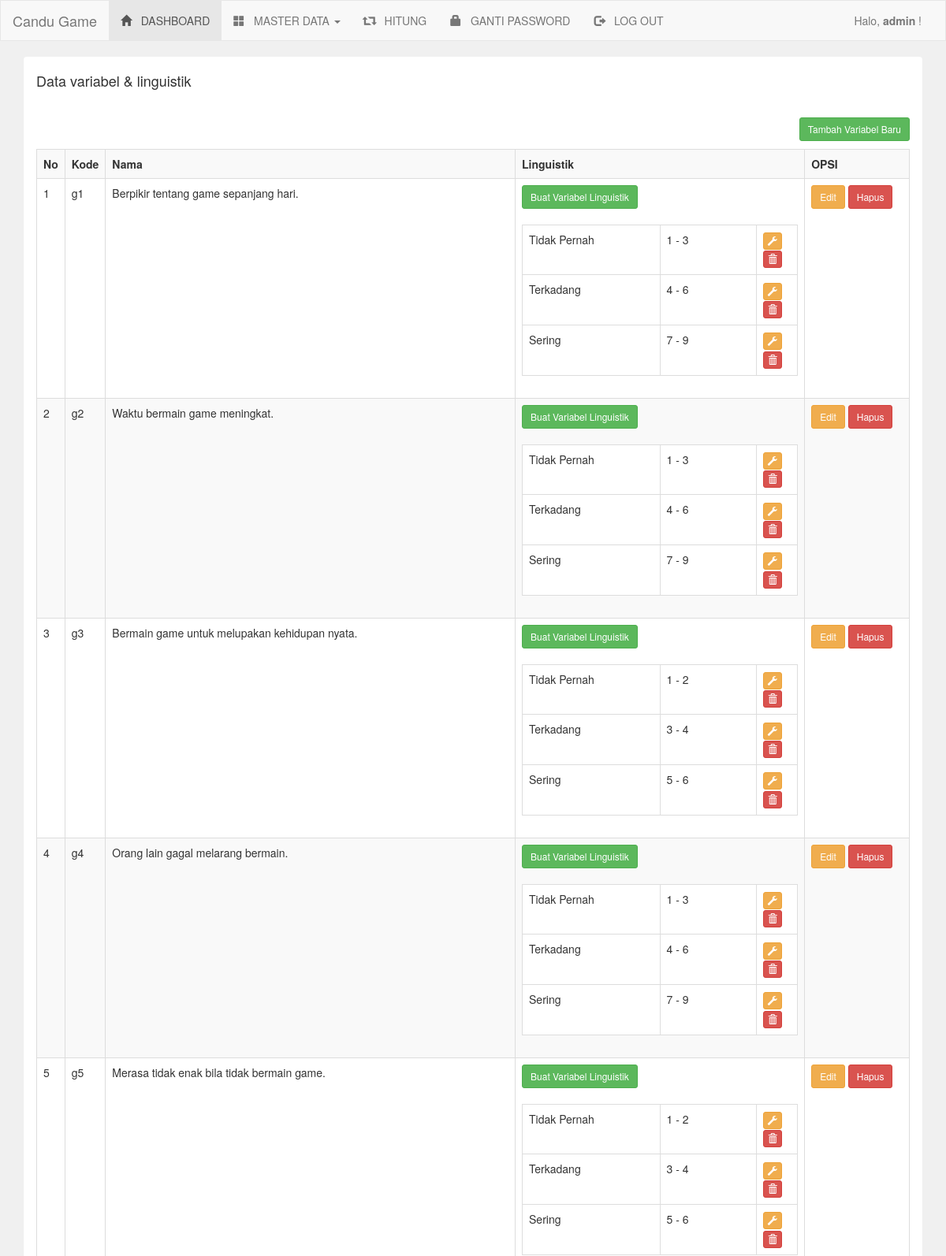
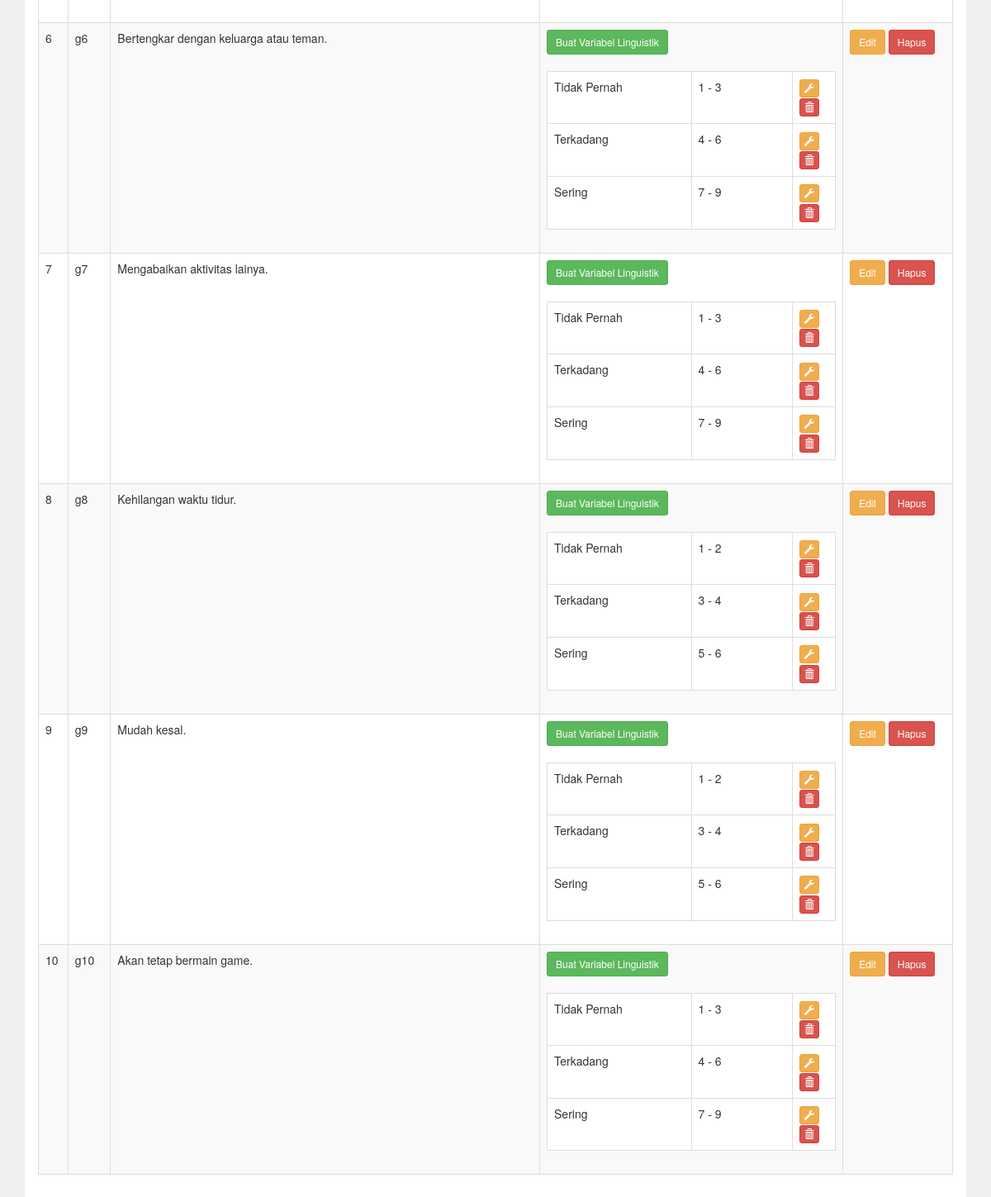
The page /admin/variabel.php (signed in) on the database its author committed (2 pictures, top to bottom).
### tables this page shows
CREATE TABLE `variabel` (
  `variabel_id` int(11) NOT NULL,
  `variabel_kode` varchar(255) NOT NULL,
  `variabel_nama` varchar(255) NOT NULL,
  `variabel_satuan` varchar(255) NOT NULL
);

CREATE TABLE `variabel_linguistik` (
  `vl_id` int(11) NOT NULL,
  `vl_variabel` int(11) NOT NULL,
  `vl_nama` varchar(255) NOT NULL,
  `vl_batas_awal` int(11) NOT NULL,
  `vl_batas_akhir` int(11) NOT NULL
);

### admin/variabel.php (the view)
<?php include 'header.php'; ?>
<div class="container">
	<div class="panel">
		<div class="panel-heading">
			<h4>Data variabel & linguistik</h4>
		</div>
		<div class="panel-body">
			<a href="variabel_tambah.php" class="btn btn-sm btn-success pull-right">Tambah Variabel Baru</a>
			<br/>
			<br/>
			<table class="table table-bordered table-striped">
				<tr>
					<th width="1%">No</th>
					<th width="1%">Kode</th>
					<th>Nama</th>
					<th>Linguistik</th>
					<th width="12%">OPSI</th>
				</tr>
				<?php
				include '../koneksi.php';
				$data = mysqli_query($koneksi,"select * from variabel");
				$no = 1;
				while($d=mysqli_fetch_array($data)){
					?>
					<tr>
						<td><?php echo $no++; ?></td>
						<td><?php echo $d['variabel_kode']; ?></td>
						<td><?php echo $d['variabel_nama']; ?> </td>
						<td>
							<a href="linguistik_tambah.php?variabel=<?php echo $d['variabel_id']; ?>" class="btn btn-sm btn-success">Buat Variabel Linguistik</a>
							<br/>
							<br/>
							<table class="table table-bordered">
								<?php
								$id_variabel = $d['variabel_id'];
								$linguistik = mysqli_query($koneksi,"select * from variabel_linguistik where vl_variabel='$id_variabel'");
								while($l=mysqli_fetch_array($linguistik)){
									?>
									<tr>
										<td width="50%"><?php echo $l['vl_nama']; ?></td>
										<td><?php echo $l['vl_batas_awal']; ?> - <?php echo $l['vl_batas_akhir']; ?></td>
										<td width="15%">
											<a href="linguistik_edit.php?variabel=<?php echo $d['variabel_id']; ?>&linguistik=<?php echo $l['vl_id']; ?>" class="btn btn-xs btn-warning"><i class="glyphicon glyphicon-wrench"></i></a>
											<a href="linguistik_hapus.php?linguistik=<?php echo $l['vl_id']; ?>" class="btn btn-xs btn-danger"><i class="glyphicon glyphicon-trash"></i></a>
										</td>
									</tr>
									<?php
								}
								?>
							</table>
						</td>
						<td>
							<a href="variabel_edit.php?id=<?php echo $d['variabel_id']; ?>" class="btn btn-sm btn-warning">Edit</a>
							<a href="variabel_hapus.php?id=<?php echo $d['variabel_id']; ?>" class="btn btn-sm btn-danger">Hapus</a>
						</td>
					</tr>
					<?php
				}
				?>
			</table>
		</div>
	</div>
</div>
<?php include 'footer.php'; ?>

### rows shown on the page
variabel: variabel_kode "g1", variabel_nama "Berpikir tentang game sepanjang hari."
variabel_linguistik: vl_nama "Tidak Pernah", vl_batas_awal "1", vl_batas_akhir "3"
variabel_linguistik: vl_nama "Terkadang", vl_batas_awal "4", vl_batas_akhir "6"
variabel_linguistik: vl_nama "Sering", vl_batas_awal "7", vl_batas_akhir "9"
variabel: variabel_kode "g2", variabel_nama "Waktu bermain game meningkat."
variabel_linguistik: vl_nama "Tidak Pernah", vl_batas_awal "1", vl_batas_akhir "3"
variabel_linguistik: vl_nama "Terkadang", vl_batas_awal "4", vl_batas_akhir "6"
variabel_linguistik: vl_nama "Sering", vl_batas_awal "7", vl_batas_akhir "9"
variabel: variabel_kode "g3", variabel_nama "Bermain game untuk melupakan kehidupan nyata."
variabel_linguistik: vl_nama "Tidak Pernah", vl_batas_awal "1", vl_batas_akhir "2"
variabel_linguistik: vl_nama "Terkadang", vl_batas_awal "3", vl_batas_akhir "4"
variabel_linguistik: vl_nama "Sering", vl_batas_awal "5", vl_batas_akhir "6"
variabel: variabel_kode "g4", variabel_nama "Orang lain gagal melarang bermain."
variabel_linguistik: vl_nama "Tidak Pernah", vl_batas_awal "1", vl_batas_akhir "3"
variabel_linguistik: vl_nama "Terkadang", vl_batas_awal "4", vl_batas_akhir "6"
variabel_linguistik: vl_nama "Sering", vl_batas_awal "7", vl_batas_akhir "9"
variabel: variabel_kode "g5", variabel_nama "Merasa tidak enak bila tidak bermain game."
variabel_linguistik: vl_nama "Tidak Pernah", vl_batas_awal "1", vl_batas_akhir "2"
variabel_linguistik: vl_nama "Terkadang", vl_batas_awal "3", vl_batas_akhir "4"
variabel_linguistik: vl_nama "Sering", vl_batas_awal "5", vl_batas_akhir "6"
variabel: variabel_kode "g6", variabel_nama "Bertengkar dengan keluarga atau teman."
variabel_linguistik: vl_nama "Tidak Pernah", vl_batas_awal "1", vl_batas_akhir "3"
variabel_linguistik: vl_nama "Terkadang", vl_batas_awal "4", vl_batas_akhir "6"
variabel_linguistik: vl_nama "Sering", vl_batas_awal "7", vl_batas_akhir "9"
variabel: variabel_kode "g7", variabel_nama "Mengabaikan aktivitas lainya."
variabel_linguistik: vl_nama "Tidak Pernah", vl_batas_awal "1", vl_batas_akhir "3"
variabel_linguistik: vl_nama "Terkadang", vl_batas_awal "4", vl_batas_akhir "6"
variabel_linguistik: vl_nama "Sering", vl_batas_awal "7", vl_batas_akhir "9"
variabel: variabel_kode "g8", variabel_nama "Kehilangan waktu tidur."
variabel_linguistik: vl_nama "Tidak Pernah", vl_batas_awal "1", vl_batas_akhir "2"
variabel_linguistik: vl_nama "Terkadang", vl_batas_awal "3", vl_batas_akhir "4"
variabel_linguistik: vl_nama "Sering", vl_batas_awal "5", vl_batas_akhir "6"
variabel: variabel_kode "g9", variabel_nama "Mudah kesal."
variabel_linguistik: vl_nama "Tidak Pernah", vl_batas_awal "1", vl_batas_akhir "2"
variabel_linguistik: vl_nama "Terkadang", vl_batas_awal "3", vl_batas_akhir "4"
variabel_linguistik: vl_nama "Sering", vl_batas_awal "5", vl_batas_akhir "6"
variabel: variabel_kode "g10", variabel_nama "Akan tetap bermain game."
variabel_linguistik: vl_nama "Tidak Pernah", vl_batas_awal "1", vl_batas_akhir "3"
variabel_linguistik: vl_nama "Terkadang", vl_batas_awal "4", vl_batas_akhir "6"
variabel_linguistik: vl_nama "Sering", vl_batas_awal "7", vl_batas_akhir "9"

### other values the page prints
$_SESSION['username'] "admin"
